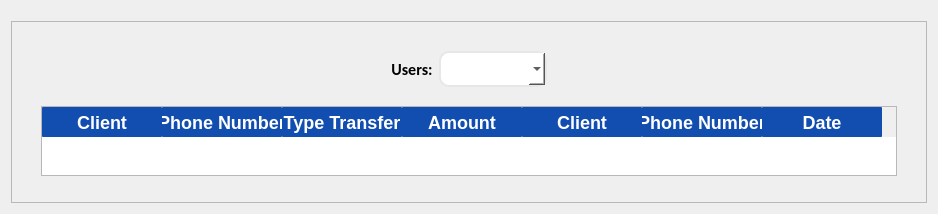
            <widget class="QWidget" name="transactions">
             <layout class="QGridLayout" name="gridLayout_17">
              <item row="0" column="0">
               <spacer name="verticalSpacer_20">
                <property name="orientation">
                 <enum>Qt::Vertical</enum>
                </property>
                <property name="sizeType">
                 <enum>QSizePolicy::Fixed</enum>
                </property>
                <property name="sizeHint" stdset="0">
                 <size>
                  <width>20</width>
                  <height>10</height>
                 </size>
                </property>
               </spacer>
              </item>
              <item row="1" column="0">
               <widget class="QFrame" name="frame_10">
                <property name="styleSheet">
                 <string notr="true"/>
                </property>
                <property name="frameShape">
                 <enum>QFrame::StyledPanel</enum>
                </property>
                <property name="frameShadow">
                 <enum>QFrame::Raised</enum>
                </property>
                <layout class="QGridLayout" name="gridLayout_26">
                 <item row="4" column="1">
                  <spacer name="verticalSpacer_31">
                   <property name="orientation">
                    <enum>Qt::Vertical</enum>
                   </property>
                   <property name="sizeType">
                    <enum>QSizePolicy::Fixed</enum>
                   </property>
                   <property name="sizeHint" stdset="0">
                    <size>
                     <width>794</width>
                     <height>17</height>
                    </size>
                   </property>
                  </spacer>
                 </item>
                 <item row="3" column="1">
                  <widget class="QTableWidget" name="transactions_table">
                   <property name="minimumSize">
                    <size>
                     <width>500</width>
                     <height>0</height>
                    </size>
                   </property>
                   <property name="layoutDirection">
                    <enum>Qt::LeftToRight</enum>
                   </property>
                   <property name="styleSheet">
                    <string notr="true">QHeaderView::section{
border-radius:1px;
border- top-left-radius:10px;
background:#124eaf;
font-weight:bold;
font-size:18px;
color:white;
height:30px;
text-align: center;
}
QTableWidget{
font-family:Calibri;

selection-color:green;
color:#303030;
text-align: center;
font-weight:bold;
font-size:16px;
selection-background-color:blue;

}

QTableWidget:: Item:selected{
color:white;
background-color:blue;
}
</string>
                   </property>
                   <property name="horizontalScrollBarPolicy">
                    <enum>Qt::ScrollBarAlwaysOff</enum>
                   </property>
                   <property name="sizeAdjustPolicy">
                    <enum>QAbstractScrollArea::AdjustToContents</enum>
                   </property>
                   <property name="autoScrollMargin">
                    <number>16</number>
                   </property>
                   <property name="editTriggers">
                    <set>QAbstractItemView::NoEditTriggers</set>
                   </property>
                   <property name="tabKeyNavigation">
                    <bool>false</bool>
                   </property>
                   <property name="showDropIndicator" stdset="0">
                    <bool>false</bool>
                   </property>
                   <property name="dragDropOverwriteMode">
                    <bool>false</bool>
                   </property>
                   <property name="dragDropMode">
                    <enum>QAbstractItemView::NoDragDrop</enum>
                   </property>
                   <property name="defaultDropAction">
                    <enum>Qt::IgnoreAction</enum>
                   </property>
                   <property name="alternatingRowColors">
                    <bool>false</bool>
                   </property>
                   <property name="selectionMode">
                    <enum>QAbstractItemView::NoSelection</enum>
                   </property>
                   <property name="selectionBehavior">
                    <enum>QAbstractItemView::SelectRows</enum>
                   </property>
                   <property name="iconSize">
                    <size>
                     <width>30</width>
                     <height>30</height>
                    </size>
                   </property>
                   <property name="textElideMode">
                    <enum>Qt::ElideMiddle</enum>
                   </property>
                   <property name="verticalScrollMode">
                    <enum>QAbstractItemView::ScrollPerItem</enum>
                   </property>
                   <property name="horizontalScrollMode">
                    <enum>QAbstractItemView::ScrollPerItem</enum>
                   </property>
                   <property name="showGrid">
                    <bool>false</bool>
                   </property>
                   <property name="gridStyle">
                    <enum>Qt::SolidLine</enum>
                   </property>
                   <property name="sortingEnabled">
                    <bool>false</bool>
                   </property>
                   <property name="wordWrap">
                    <bool>false</bool>
                   </property>
                   <property name="cornerButtonEnabled">
                    <bool>false</bool>
                   </property>
                   <property name="rowCount">
                    <number>0</number>
                   </property>
                   <property name="columnCount">
                    <number>7</number>
                   </property>
                   <attribute name="horizontalHeaderVisible">
                    <bool>true</bool>
                   </attribute>
                   <attribute name="horizontalHeaderCascadingSectionResizes">
                    <bool>true</bool>
                   </attribute>
                   <attribute name="horizontalHeaderMinimumSectionSize">
                    <number>30</number>
                   </attribute>
                   <attribute name="horizontalHeaderDefaultSectionSize">
                    <number>120</number>
                   </attribute>
                   <attribute name="horizontalHeaderHighlightSections">
                    <bool>true</bool>
                   </attribute>
                   <attribute name="horizontalHeaderStretchLastSection">
                    <bool>false</bool>
                   </attribute>
                   <attribute name="verticalHeaderVisible">
                    <bool>false</bool>
                   </attribute>
                   <attribute name="verticalHeaderCascadingSectionResizes">
                    <bool>true</bool>
                   </attribute>
                   <attribute name="verticalHeaderDefaultSectionSize">
                    <number>30</number>
                   </attribute>
                   <attribute name="verticalHeaderHighlightSections">
                    <bool>true</bool>
                   </attribute>
                   <attribute name="verticalHeaderShowSortIndicator" stdset="0">
                    <bool>true</bool>
                   </attribute>
                   <attribute name="verticalHeaderStretchLastSection">
                    <bool>false</bool>
                   </attribute>
                   <column>
                    <property name="text">
                     <string>Client</string>
                    </property>
                   </column>
                   <column>
                    <property name="text">
                     <string>Phone Number</string>
                    </property>
                   </column>
                   <column>
                    <property name="text">
                     <string>Type Transfer</string>
                    </property>
                   </column>
                   <column>
                    <property name="text">
                     <string>Amount</string>
                    </property>
                   </column>
                   <column>
                    <property name="text">
                     <string>Client</string>
                    </property>
                   </column>
                   <column>
                    <property name="text">
                     <string>Phone Number</string>
                    </property>
                   </column>
                   <column>
                    <property name="text">
                     <string>Date</string>
                    </property>
                   </column>
                  </widget>
                 </item>
                 <item row="1" column="2">
                  <spacer name="horizontalSpacer_34">
                   <property name="orientation">
                    <enum>Qt::Horizontal</enum>
                   </property>
                   <property name="sizeType">
                    <enum>QSizePolicy::Fixed</enum>
                   </property>
                   <property name="sizeHint" stdset="0">
                    <size>
                     <width>20</width>
                     <height>20</height>
                    </size>
                   </property>
                  </spacer>
                 </item>
                 <item row="1" column="1">
                  <layout class="QHBoxLayout" name="horizontalLayout_11">
                   <item>
                    <spacer name="horizontalSpacer_11">
                     <property name="orientation">
                      <enum>Qt::Horizontal</enum>
                     </property>
                     <property name="sizeType">
                      <enum>QSizePolicy::Fixed</enum>
                     </property>
                     <property name="sizeHint" stdset="0">
                      <size>
                       <width>350</width>
                       <height>20</height>
                      </size>
                     </property>
                    </spacer>
                   </item>
                   <item>
                    <widget class="QLabel" name="label_114">
                     <property name="sizePolicy">
                      <sizepolicy hsizetype="Fixed" vsizetype="Preferred">
                       <horstretch>0</horstretch>
                       <verstretch>0</verstretch>
                      </sizepolicy>
                     </property>
                     <property name="font">
                      <font>
                       <family>Calibri</family>
                       <pointsize>12</pointsize>
                       <bold>true</bold>
                       <strikeout>false</strikeout>
                       <kerning>true</kerning>
                      </font>
                     </property>
                     <property name="styleSheet">
                      <string notr="true"> letter-spacing: 0px;</string>
                     </property>
                     <property name="text">
                      <string>Users:</string>
                     </property>
                     <property name="alignment">
                      <set>Qt::AlignCenter</set>
                     </property>
                     <property name="wordWrap">
                      <bool>true</bool>
                     </property>
                    </widget>
                   </item>
                   <item>
                    <widget class="QComboBox" name="comboBox_users_3">
                     <property name="styleSheet">
                      <string notr="true">font-size:18px;
background:white;
color:black;
height:32px;
text-align: center;
font-weight:bold;
background:white;
border-radius:10px;
border:2px solid #e7e7e7;
</string>
                     </property>
                     <property name="editable">
                      <bool>false</bool>
                     </property>
                     <property name="insertPolicy">
                      <enum>QComboBox::InsertAtBottom</enum>
                     </property>
                     <property name="iconSize">
                      <size>
                       <width>20</width>
                       <height>16</height>
                      </size>
                     </property>
                    </widget>
                   </item>
                   <item>
                    <spacer name="horizontalSpacer_12">
                     <property name="orientation">
                      <enum>Qt::Horizontal</enum>
                     </property>
                     <property name="sizeType">
                      <enum>QSizePolicy::Fixed</enum>
                     </property>
                     <property name="sizeHint" stdset="0">
                      <size>
                       <width>350</width>
                       <height>20</height>
                      </size>
                     </property>
                    </spacer>
                   </item>
                  </layout>
                 </item>
                 <item row="2" column="1">
                  <spacer name="verticalSpacer_30">
                   <property name="orientation">
                    <enum>Qt::Vertical</enum>
                   </property>
                   <property name="sizeType">
                    <enum>QSizePolicy::Fixed</enum>
                   </property>
                   <property name="sizeHint" stdset="0">
                    <size>
                     <width>798</width>
                     <height>13</height>
                    </size>
                   </property>
                  </spacer>
                 </item>
                 <item row="1" column="0">
                  <spacer name="horizontalSpacer_22">
                   <property name="orientation">
                    <enum>Qt::Horizontal</enum>
                   </property>
                   <property name="sizeType">
                    <enum>QSizePolicy::Fixed</enum>
                   </property>
                   <property name="sizeHint" stdset="0">
                    <size>
                     <width>20</width>
                     <height>20</height>
                    </size>
                   </property>
                  </spacer>
                 </item>
                 <item row="0" column="1">
                  <spacer name="verticalSpacer_9">
                   <property name="orientation">
                    <enum>Qt::Vertical</enum>
                   </property>
                   <property name="sizeType">
                    <enum>QSizePolicy::Fixed</enum>
                   </property>
                   <property name="sizeHint" stdset="0">
                    <size>
                     <width>20</width>
                     <height>20</height>
                    </size>
                   </property>
                  </spacer>
                 </item>
                </layout>
               </widget>
              </item>
             </layout>
            </widget>
